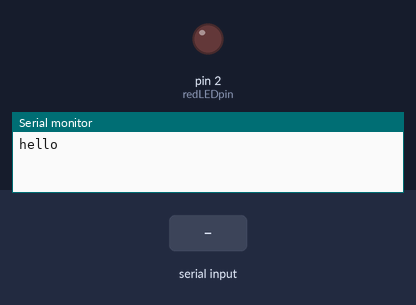
Recording of a sketch running on a simulated Arduino Uno, built with avr-gcc and run on an emulated ATmega328P. Parts: output pins drawn as LEDs (lit = HIGH), the last lines printed to the serial monitor. The inputs (shaded band) are chosen by the test bench.

Above: at 2.2 s.
2.3 s: "1" received over Serial
At 2.6 s:
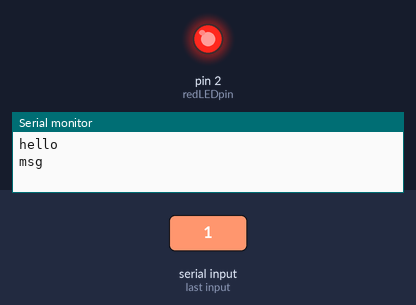
Timing chart, 0 to 5.3 s (numbered marks = the images above; inputs shaded):
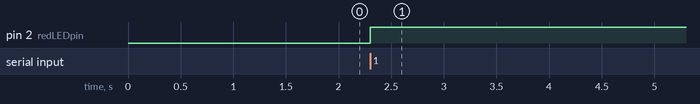

The sketch:

serial_send_3.ino
```cpp
int redLEDpin = 2;

// the setup routine runs once when you press reset:
void setup() {
  // initialize the serial in 19200 baud rate
  pinMode(redLEDpin, OUTPUT);
  Serial.begin(19200);
  delay(1000);               // wait for a second
  Serial.println("hello");
}

// the loop routine runs over and over again forever:
void loop() {

  if(Serial.available() > 0){
    Serial.println("msg");
    digitalWrite(redLEDpin, HIGH);
        delay(1000);
        Serial.flush();
  }
}
```

Measured:
- after the input at 2.3 s, pin 2 (redLEDpin): LOW → HIGH at once
